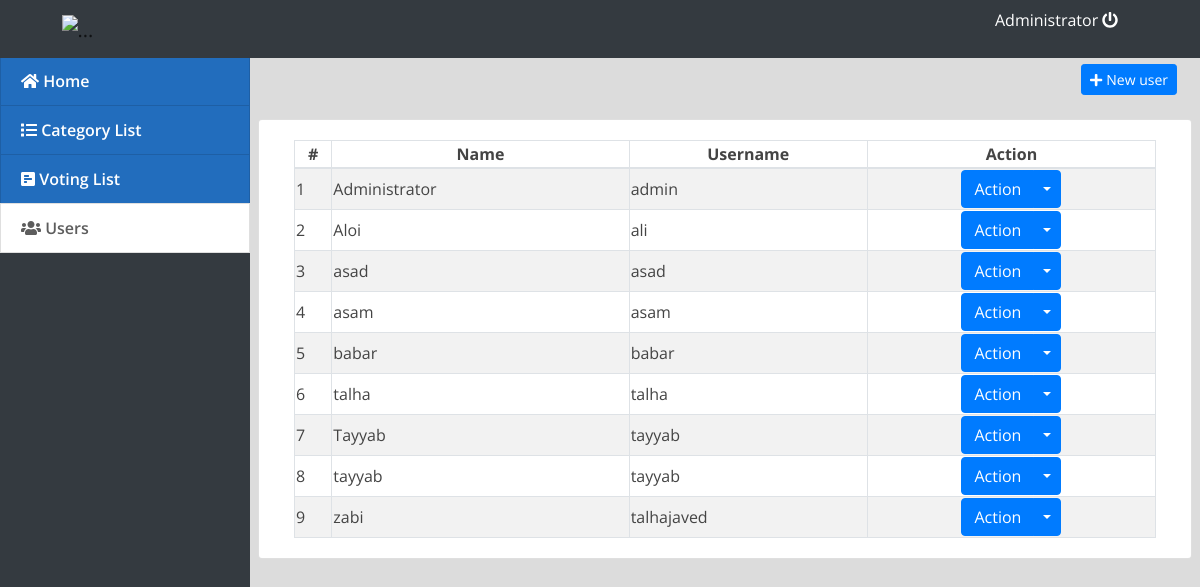
The app's page /index.php?page=users (signed in) with its own data.
### tables this page shows
CREATE TABLE `users` (
  `id` int(30) NOT NULL,
  `name` varchar(200) NOT NULL,
  `username` varchar(100) NOT NULL,
  `password` varchar(200) NOT NULL,
  `type` tinyint(1) NOT NULL DEFAULT 2 COMMENT '1+admin , 2 = users'
);

### users.php (the view, shortened to what this page needs)
<div class="container-fluid">
	<div class="row">
	<div class="col-lg-12">
			<button class="btn btn-primary float-right btn-sm" id="new_user"><i class="fa fa-plus"></i> New user</button>
	</div>
	</div>
	<br>
	<div class="row">
		<div class="card col-lg-12">
			<div class="card-body">
				<table class="table-striped table-bordered col-md-12">
			<thead>
				<tr>
					<th class="text-center">#</th>
					<th class="text-center">Name</th>
					<th class="text-center">Username</th>
					<th class="text-center">Action</th>
				</tr>
			</thead>
			<tbody>
				<?php
 					include 'db_connect.php';
 					$users = $conn->query("SELECT * FROM users order by name asc");
 					$i = 1;
 					while($row= $users->fetch_assoc()):
				 ?>
				 <tr>
				 	<td>
				 		<?php echo $i++ ?>
				 	</td>
				 	<td>
				 		<?php echo $row['name'] ?>
				 	</td>
				 	<td>
				 		<?php echo $row['username'] ?>
				 	</td>
				 	<td>
				 		<center>
								<div class="btn-group">
								  <button type="button" class="btn btn-primary">Action</button>
								  <button type="button" class="btn btn-primary dropdown-toggle dropdown-toggle-split" data-toggle="dropdown" aria-haspopup="true" aria-expanded="false">
								  </button>
								</div>
								</center>
				 	</td>
				 </tr>
				<?php endwhile; ?>
			</tbody>
		</table>
			</div>
		</div>
	</div>
</div>

### assets/css/style.css (style rules this page uses)
body { font-family: "Open Sans", sans-serif; color: #444444; width: 100%; height: calc(100%); }

### index.php (style rules this page uses)
body { background: #80808045; }

### records on screen
users: name "Administrator", username "admin"
users: name "Aloi", username "ali"
users: name "asad", username "asad"
users: name "asam", username "asam"
users: name "babar", username "babar"
users: name "talha", username "talha"
users: name "Tayyab", username "tayyab"
users: name "tayyab", username "tayyab"
users: name "zabi", username "talhajaved"

### other values on screen
$_SESSION['login_name'] "Administrator"
